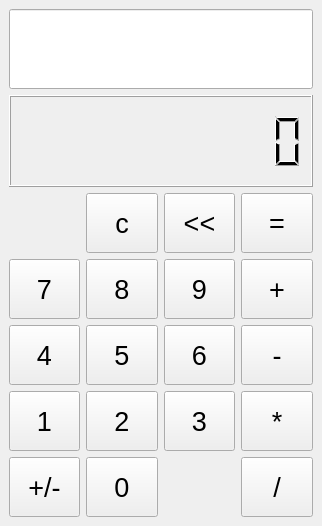
<?xml version="1.0" encoding="UTF-8"?>
<ui version="4.0">
 <class>MainWindow</class>
 <widget class="QMainWindow" name="MainWindow">
  <property name="enabled">
   <bool>true</bool>
  </property>
  <property name="geometry">
   <rect>
    <x>0</x>
    <y>0</y>
    <width>322</width>
    <height>526</height>
   </rect>
  </property>
  <property name="windowTitle">
   <string>Калькулятор</string>
  </property>
  <widget class="QWidget" name="centralwidget">
   <property name="maximumSize">
    <size>
     <width>443</width>
     <height>619</height>
    </size>
   </property>
   <layout class="QVBoxLayout" name="verticalLayout">
    <item>
     <widget class="QLineEdit" name="lineResult">
      <property name="enabled">
       <bool>true</bool>
      </property>
      <property name="minimumSize">
       <size>
        <width>0</width>
        <height>80</height>
       </size>
      </property>
      <property name="font">
       <font>
        <pointsize>20</pointsize>
       </font>
      </property>
      <property name="alignment">
       <set>Qt::AlignmentFlag::AlignRight|Qt::AlignmentFlag::AlignTrailing|Qt::AlignmentFlag::AlignVCenter</set>
      </property>
      <property name="readOnly">
       <bool>true</bool>
      </property>
     </widget>
    </item>
    <item>
     <widget class="QLCDNumber" name="lcdNumber">
      <property name="sizePolicy">
       <sizepolicy hsizetype="Expanding" vsizetype="Expanding">
        <horstretch>0</horstretch>
        <verstretch>0</verstretch>
       </sizepolicy>
      </property>
      <property name="minimumSize">
       <size>
        <width>300</width>
        <height>80</height>
       </size>
      </property>
      <property name="font">
       <font>
        <pointsize>20</pointsize>
       </font>
      </property>
      <property name="digitCount">
       <number>10</number>
      </property>
     </widget>
    </item>
    <item>
     <layout class="QGridLayout" name="gridLayout">
      <item row="3" column="1">
       <widget class="QPushButton" name="pushButton2">
        <property name="sizePolicy">
         <sizepolicy hsizetype="Expanding" vsizetype="Expanding">
          <horstretch>0</horstretch>
          <verstretch>0</verstretch>
         </sizepolicy>
        </property>
        <property name="minimumSize">
         <size>
          <width>60</width>
          <height>60</height>
         </size>
        </property>
        <property name="font">
         <font>
          <pointsize>20</pointsize>
         </font>
        </property>
        <property name="text">
         <string>2</string>
        </property>
        <property name="shortcut">
         <string>2</string>
        </property>
       </widget>
      </item>
      <item row="3" column="3">
       <widget class="QPushButton" name="pushButtonMultipl">
        <property name="sizePolicy">
         <sizepolicy hsizetype="Expanding" vsizetype="Expanding">
          <horstretch>0</horstretch>
          <verstretch>0</verstretch>
         </sizepolicy>
        </property>
        <property name="minimumSize">
         <size>
          <width>60</width>
          <height>60</height>
         </size>
        </property>
        <property name="font">
         <font>
          <pointsize>20</pointsize>
         </font>
        </property>
        <property name="text">
         <string>*</string>
        </property>
        <property name="shortcut">
         <string>*</string>
        </property>
       </widget>
      </item>
      <item row="2" column="3">
       <widget class="QPushButton" name="pushButtonMinus">
        <property name="sizePolicy">
         <sizepolicy hsizetype="Expanding" vsizetype="Expanding">
          <horstretch>0</horstretch>
          <verstretch>0</verstretch>
         </sizepolicy>
        </property>
        <property name="minimumSize">
         <size>
          <width>60</width>
          <height>60</height>
         </size>
        </property>
        <property name="font">
         <font>
          <pointsize>20</pointsize>
         </font>
        </property>
        <property name="text">
         <string>-</string>
        </property>
        <property name="shortcut">
         <string>-</string>
        </property>
       </widget>
      </item>
      <item row="4" column="3">
       <widget class="QPushButton" name="pushButtonDevide">
        <property name="sizePolicy">
         <sizepolicy hsizetype="Expanding" vsizetype="Expanding">
          <horstretch>0</horstretch>
          <verstretch>0</verstretch>
         </sizepolicy>
        </property>
        <property name="minimumSize">
         <size>
          <width>60</width>
          <height>60</height>
         </size>
        </property>
        <property name="font">
         <font>
          <pointsize>20</pointsize>
         </font>
        </property>
        <property name="text">
         <string>/</string>
        </property>
        <property name="shortcut">
         <string>/</string>
        </property>
       </widget>
      </item>
      <item row="0" column="3">
       <widget class="QPushButton" name="pushButtonCalculate">
        <property name="sizePolicy">
         <sizepolicy hsizetype="Expanding" vsizetype="Expanding">
          <horstretch>0</horstretch>
          <verstretch>0</verstretch>
         </sizepolicy>
        </property>
        <property name="minimumSize">
         <size>
          <width>60</width>
          <height>60</height>
         </size>
        </property>
        <property name="font">
         <font>
          <pointsize>20</pointsize>
         </font>
        </property>
        <property name="text">
         <string>=</string>
        </property>
        <property name="shortcut">
         <string>Enter</string>
        </property>
       </widget>
      </item>
      <item row="3" column="0">
       <widget class="QPushButton" name="pushButton1">
        <property name="sizePolicy">
         <sizepolicy hsizetype="Expanding" vsizetype="Expanding">
          <horstretch>0</horstretch>
          <verstretch>0</verstretch>
         </sizepolicy>
        </property>
        <property name="minimumSize">
         <size>
          <width>60</width>
          <height>60</height>
         </size>
        </property>
        <property name="font">
         <font>
          <pointsize>20</pointsize>
         </font>
        </property>
        <property name="text">
         <string>1</string>
        </property>
        <property name="shortcut">
         <string>1</string>
        </property>
       </widget>
      </item>
      <item row="4" column="1">
       <widget class="QPushButton" name="pushButton0">
        <property name="sizePolicy">
         <sizepolicy hsizetype="Expanding" vsizetype="Expanding">
          <horstretch>0</horstretch>
          <verstretch>0</verstretch>
         </sizepolicy>
        </property>
        <property name="minimumSize">
         <size>
          <width>60</width>
          <height>60</height>
         </size>
        </property>
        <property name="font">
         <font>
          <pointsize>20</pointsize>
         </font>
        </property>
        <property name="text">
         <string>0</string>
        </property>
        <property name="shortcut">
         <string>0</string>
        </property>
       </widget>
      </item>
      <item row="4" column="0">
       <widget class="QPushButton" name="pushButtonSign">
        <property name="sizePolicy">
         <sizepolicy hsizetype="Expanding" vsizetype="Expanding">
          <horstretch>0</horstretch>
          <verstretch>0</verstretch>
         </sizepolicy>
        </property>
        <property name="minimumSize">
         <size>
          <width>60</width>
          <height>60</height>
         </size>
        </property>
        <property name="font">
         <font>
          <pointsize>20</pointsize>
         </font>
        </property>
        <property name="text">
         <string>+/-</string>
        </property>
       </widget>
      </item>
      <item row="2" column="1">
       <widget class="QPushButton" name="pushButton5">
        <property name="sizePolicy">
         <sizepolicy hsizetype="Expanding" vsizetype="Expanding">
          <horstretch>0</horstretch>
          <verstretch>0</verstretch>
         </sizepolicy>
        </property>
        <property name="minimumSize">
         <size>
          <width>60</width>
          <height>60</height>
         </size>
        </property>
        <property name="font">
         <font>
          <pointsize>20</pointsize>
         </font>
        </property>
        <property name="text">
         <string>5</string>
        </property>
        <property name="shortcut">
         <string>5</string>
        </property>
       </widget>
      </item>
      <item row="0" column="2">
       <widget class="QPushButton" name="pushButtonBackspace">
        <property name="sizePolicy">
         <sizepolicy hsizetype="Expanding" vsizetype="Expanding">
          <horstretch>0</horstretch>
          <verstretch>0</verstretch>
         </sizepolicy>
        </property>
        <property name="minimumSize">
         <size>
          <width>60</width>
          <height>60</height>
         </size>
        </property>
        <property name="font">
         <font>
          <pointsize>20</pointsize>
         </font>
        </property>
        <property name="text">
         <string>&lt;&lt;</string>
        </property>
        <property name="shortcut">
         <string>Backspace</string>
        </property>
       </widget>
      </item>
      <item row="0" column="1">
       <widget class="QPushButton" name="pushButtonClear">
        <property name="sizePolicy">
         <sizepolicy hsizetype="Expanding" vsizetype="Expanding">
          <horstretch>0</horstretch>
          <verstretch>0</verstretch>
         </sizepolicy>
        </property>
        <property name="minimumSize">
         <size>
          <width>60</width>
          <height>60</height>
         </size>
        </property>
        <property name="font">
         <font>
          <pointsize>20</pointsize>
         </font>
        </property>
        <property name="text">
         <string>c</string>
        </property>
        <property name="shortcut">
         <string>Del</string>
        </property>
       </widget>
      </item>
      <item row="1" column="1">
       <widget class="QPushButton" name="pushButton8">
        <property name="sizePolicy">
         <sizepolicy hsizetype="Expanding" vsizetype="Expanding">
          <horstretch>0</horstretch>
          <verstretch>0</verstretch>
         </sizepolicy>
        </property>
        <property name="minimumSize">
         <size>
          <width>60</width>
          <height>60</height>
         </size>
        </property>
        <property name="font">
         <font>
          <pointsize>20</pointsize>
         </font>
        </property>
        <property name="text">
         <string>8</string>
        </property>
        <property name="shortcut">
         <string>8</string>
        </property>
       </widget>
      </item>
      <item row="2" column="0">
       <widget class="QPushButton" name="pushButton4">
        <property name="sizePolicy">
         <sizepolicy hsizetype="Expanding" vsizetype="Expanding">
          <horstretch>0</horstretch>
          <verstretch>0</verstretch>
         </sizepolicy>
        </property>
        <property name="minimumSize">
         <size>
          <width>60</width>
          <height>60</height>
         </size>
        </property>
        <property name="font">
         <font>
          <pointsize>20</pointsize>
         </font>
        </property>
        <property name="text">
         <string>4</string>
        </property>
        <property name="shortcut">
         <string>4</string>
        </property>
       </widget>
      </item>
      <item row="1" column="3">
       <widget class="QPushButton" name="pushButtonPlus">
        <property name="sizePolicy">
         <sizepolicy hsizetype="Expanding" vsizetype="Expanding">
          <horstretch>0</horstretch>
          <verstretch>0</verstretch>
         </sizepolicy>
        </property>
        <property name="minimumSize">
         <size>
          <width>60</width>
          <height>60</height>
         </size>
        </property>
        <property name="font">
         <font>
          <pointsize>20</pointsize>
         </font>
        </property>
        <property name="text">
         <string>+</string>
        </property>
        <property name="shortcut">
         <string>+</string>
        </property>
       </widget>
      </item>
      <item row="1" column="2">
       <widget class="QPushButton" name="pushButton9">
        <property name="sizePolicy">
         <sizepolicy hsizetype="Expanding" vsizetype="Expanding">
          <horstretch>0</horstretch>
          <verstretch>0</verstretch>
         </sizepolicy>
        </property>
        <property name="minimumSize">
         <size>
          <width>60</width>
          <height>60</height>
         </size>
        </property>
        <property name="font">
         <font>
          <pointsize>20</pointsize>
         </font>
        </property>
        <property name="text">
         <string>9</string>
        </property>
        <property name="shortcut">
         <string>9</string>
        </property>
       </widget>
      </item>
      <item row="1" column="0">
       <widget class="QPushButton" name="pushButton7">
        <property name="sizePolicy">
         <sizepolicy hsizetype="Expanding" vsizetype="Expanding">
          <horstretch>0</horstretch>
          <verstretch>0</verstretch>
         </sizepolicy>
        </property>
        <property name="minimumSize">
         <size>
          <width>60</width>
          <height>60</height>
         </size>
        </property>
        <property name="font">
         <font>
          <pointsize>20</pointsize>
         </font>
        </property>
        <property name="text">
         <string>7</string>
        </property>
        <property name="shortcut">
         <string>7</string>
        </property>
       </widget>
      </item>
      <item row="2" column="2">
       <widget class="QPushButton" name="pushButton6">
        <property name="sizePolicy">
         <sizepolicy hsizetype="Expanding" vsizetype="Expanding">
          <horstretch>0</horstretch>
          <verstretch>0</verstretch>
         </sizepolicy>
        </property>
        <property name="minimumSize">
         <size>
          <width>60</width>
          <height>60</height>
         </size>
        </property>
        <property name="font">
         <font>
          <pointsize>20</pointsize>
         </font>
        </property>
        <property name="text">
         <string>6</string>
        </property>
        <property name="shortcut">
         <string>6</string>
        </property>
       </widget>
      </item>
      <item row="3" column="2">
       <widget class="QPushButton" name="pushButton3">
        <property name="sizePolicy">
         <sizepolicy hsizetype="Expanding" vsizetype="Expanding">
          <horstretch>0</horstretch>
          <verstretch>0</verstretch>
         </sizepolicy>
        </property>
        <property name="minimumSize">
         <size>
          <width>60</width>
          <height>60</height>
         </size>
        </property>
        <property name="font">
         <font>
          <pointsize>20</pointsize>
         </font>
        </property>
        <property name="text">
         <string>3</string>
        </property>
        <property name="shortcut">
         <string>3</string>
        </property>
       </widget>
      </item>
     </layout>
    </item>
   </layout>
  </widget>
 </widget>
 <resources/>
 <connections/>
</ui>
